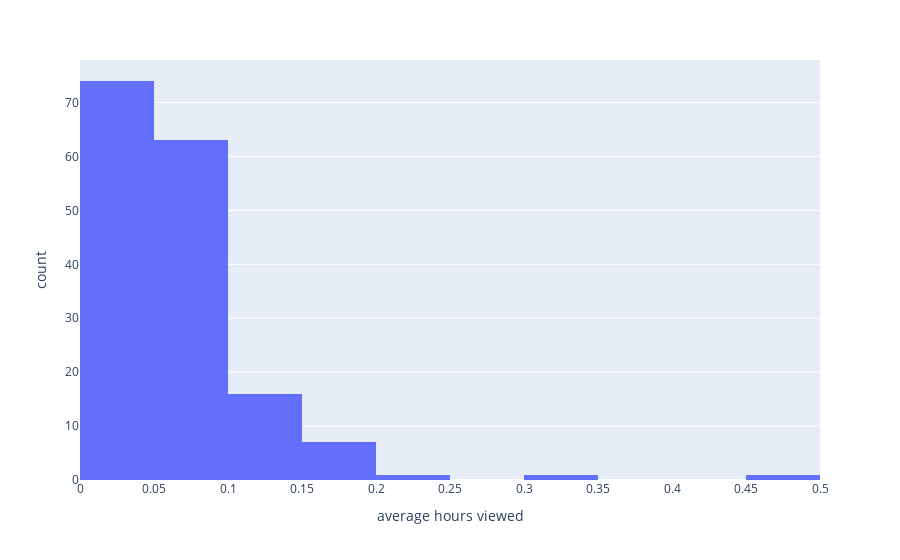

The cell this chart's notebook holds for it:
### Code cell
fig = px.histogram(plot_df, x="average hours viewed", nbins=10)
fig.show()

### Figure 1 — Plotly figure (JSON) as saved in the notebook; plotly's stock layout.template omitted (floating-point values rounded to 4 significant figures; data arrays with more than 128 entries replaced by an {"elided": "..."} marker saying what was removed)
{"data": [{"alignmentgroup": "True", "bingroup": "x", "hovertemplate": "average hours viewed=%{x}<br>count=%{y}<extra></extra>", "legendgroup": "", "marker": {"color": "#636efa", "pattern": {"shape": ""}}, "name": "", "nbinsx": 10, "offsetgroup": "", "orientation": "v", "showlegend": false, "type": "histogram", "x": {"elided": "163 float values"}, "xaxis": "x", "yaxis": "y"}], "layout": {"autosize": true, "barmode": "relative", "legend": {"tracegroupgap": 0}, "margin": {"t": 60}, "xaxis": {"anchor": "y", "autorange": true, "domain": [0, 1], "range": [3.469e-17, 0.5], "title": {"text": "average hours viewed"}, "type": "linear"}, "yaxis": {"anchor": "x", "autorange": true, "domain": [0, 1], "range": [0, 77.89], "title": {"text": "count"}}}}
